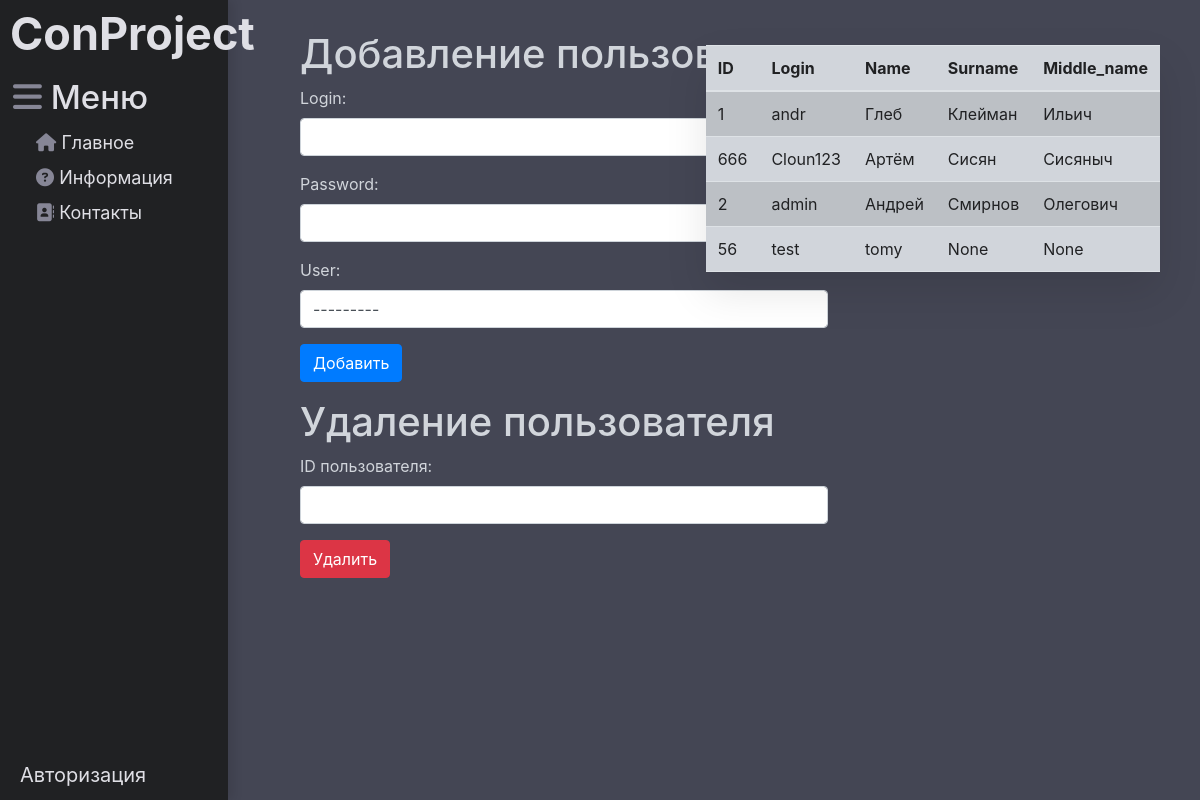
Before: /adduser/ with the older database file.
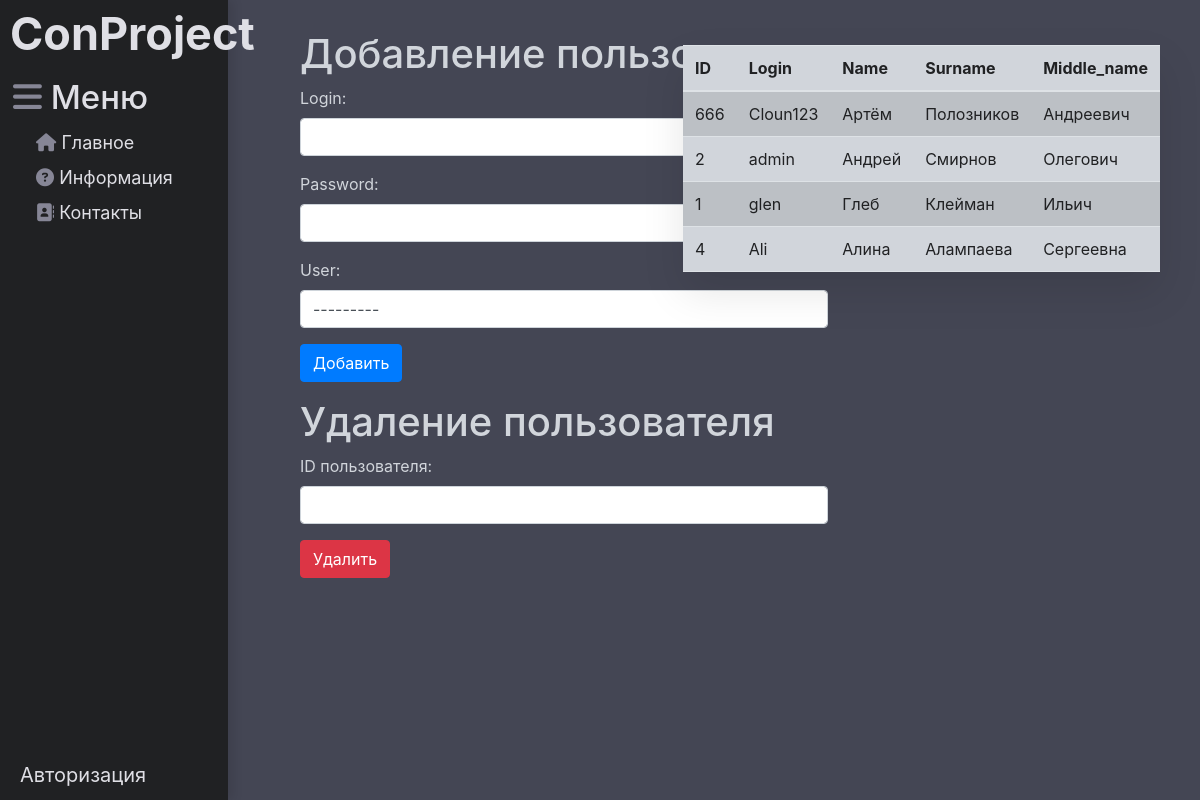
After: the same page with the newer database file.
### user_face/models.py (models this page shows, shortened)
class User(models.Model):
    login = models.CharField(max_length=100)
    password = models.CharField(max_length=100)
    user = models.ForeignKey(Person, on_delete=models.CASCADE)
    class Meta:
        db_table = 'register_user'

class Person(models.Model):
    Name = models.CharField(max_length=100)
    Surname = models.CharField(max_length=100)
    Middle_name = models.CharField(max_length=100)
    id_person = models.CharField(primary_key=True, max_length=6)
    class Meta:
        db_table = 'Person'

### user_face/views.py (the view)
# urls.py: path('adduser/', views.add_user, name='add_user'),
def add_user(request):
    form1 = UserForm()
    form2 = UserDeleteForm()
    if request.method == 'POST':
        if 'form1_submit' in request.POST:
            form1 = UserForm(request.POST)
            if form1.is_valid():
                login = form1.cleaned_data.get('login')
                try:
                    User.objects.get(login=login)
                    form1.add_error('login', 'Пользователь с таким логином уже существует')
                except User.DoesNotExist:
                    form1.save()
                    return redirect(request.path)
        if 'form2_submit' in request.POST:
            form2 = UserDeleteForm(request.POST)
            if form2.is_valid():
                id_user_id = form2.cleaned_data['id_user_id']
                try:
                    user = User.objects.get(user=id_user_id)
                    user.delete()
                    return redirect(request.path)
                except User.DoesNotExist:
                    form2.add_error('id_user_id', 'Пользователь с указанным ID не найден')
    else:
        form1 = UserForm()
        form2 = UserDeleteForm()
    existing_users = User.objects.all()  # Получение списка уже существующих пользователей
    return render(request, 'user_face/add_user.html',
                  {'form1': form1, 'form2': form2, 'existing_users': existing_users, 'persons': Person.objects.all()})

### user_face/forms.py
class UserForm(forms.ModelForm):
    user = forms.ModelChoiceField(queryset=Person.objects.all(),
                                  widget=forms.Select(attrs={'class': 'form-control'}))
    class Meta:  # НИЖЕ МАГИЯ
        model = User
        fields = ['login', 'password', 'user']
        widgets = {
            'login': forms.TextInput(attrs={'class': 'form-control'}),
            'password': forms.PasswordInput(attrs={'class': 'form-control'}),
        }
    def __init__(self, *args, **kwargs):
        super().__init__(*args, **kwargs)
        self.fields['user'].label_from_instance = lambda obj: f'{obj.Name} {obj.Surname} {obj.Middle_name}'

class UserDeleteForm(forms.Form):
    id_user_id = forms.IntegerField(label='ID пользователя',
                                    widget=forms.NumberInput(attrs={'class': 'form-control'}))

### user_face/templates/user_face/add_user.html (shortened to what this page needs)
{% extends 'register/main.html' %}
{% block add_user %}
    <body3>
    <h1>Добавление пользователя</h1>
    <form method="POST" action="">
        {{ form1.as_p }}
        <button type="submit" name="form1_submit"  class="btn btn-primary"> Добавить</button>
    </form>
        <h1>Удаление пользователя</h1>
        <form method="POST" action="">
        {{ form2.as_p }}
  <button type="submit" name="form2_submit" class="btn btn-danger">Удалить</button>
</form>
    </body3>
<body4>
    <table class="table table-striped">
        <thead>
        <tr>
            <th class="custom-text-color">ID</th>
            <th class="custom-text-color">Login</th>
            <th class="custom-text-color">Name</th>
            <th class="custom-text-color">Surname</th>
            <th class="custom-text-color">Middle_name</th>
        </tr>
    </thead>
    <tbody>
        {% for user in existing_users %}
        <tr>
            <td class="custom-text-color">{{ user.user.id_person }}</td>
            <td class="custom-text-color">{{ user.login }}</td>
            <td class="custom-text-color">{{ user.user.Name }}</td>
            <td class="custom-text-color">{{ user.user.Surname }}</td>
            <td class="custom-text-color">{{ user.user.Middle_name }}</td>
        </tr>
        {% endfor %}
    </tbody>
    </table>
</body4>
{% endblock %}

Changed rows visible on the page:
removed User: user.id_person "1", login "andr", user.Name "Глеб", user.Surname "Клейман", user.Middle_name "Ильич"
removed User: user.id_person "56", login "test", user.Name "tomy", user.Surname "None", user.Middle_name "None"
changed through a linked row, User "Cloun123": user.Surname "Сисян" → "Полозников"; user.Middle_name "Сисяныч" → "Андреевич"
added User: user.id_person "1", login "glen", user.Name "Глеб", user.Surname "Клейман", user.Middle_name "Ильич"
added User: user.id_person "4", login "Ali", user.Name "Алина", user.Surname "Алампаева", user.Middle_name "Сергеевна"
